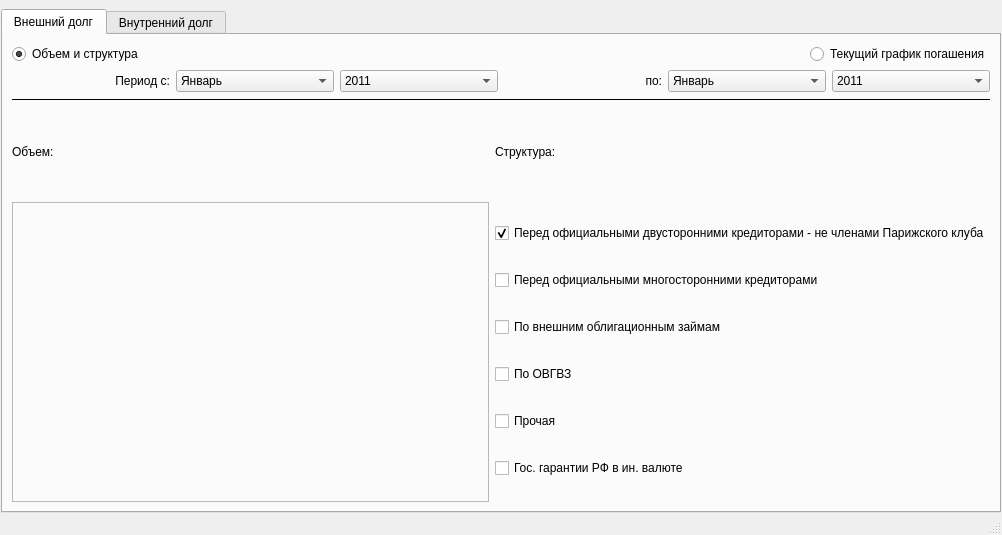
<?xml version="1.0" encoding="UTF-8"?>
<ui version="4.0">
 <class>MainWindow</class>
 <widget class="QMainWindow" name="MainWindow">
  <property name="geometry">
   <rect>
    <x>0</x>
    <y>0</y>
    <width>1002</width>
    <height>535</height>
   </rect>
  </property>
  <property name="windowTitle">
   <string>Визуализация аналитика государственного долга</string>
  </property>
  <widget class="QWidget" name="centralwidget">
   <layout class="QVBoxLayout" name="verticalLayout">
    <property name="leftMargin">
     <number>1</number>
    </property>
    <property name="rightMargin">
     <number>1</number>
    </property>
    <property name="bottomMargin">
     <number>0</number>
    </property>
    <item>
     <widget class="QTabWidget" name="tabWidget">
      <property name="currentIndex">
       <number>0</number>
      </property>
      <widget class="QWidget" name="">
       <property name="enabled">
        <bool>true</bool>
       </property>
       <attribute name="title">
        <string>Внешний долг</string>
       </attribute>
       <layout class="QVBoxLayout" name="verticalLayout_4">
        <item>
         <layout class="QVBoxLayout" name="verticalLayout_3">
          <item>
           <layout class="QHBoxLayout" name="horizontalLayout">
            <item>
             <widget class="QRadioButton" name="radioButton">
              <property name="text">
               <string>Объем и структура</string>
              </property>
              <property name="checked">
               <bool>true</bool>
              </property>
             </widget>
            </item>
            <item alignment="Qt::AlignRight">
             <widget class="QRadioButton" name="radioButton_2">
              <property name="text">
               <string>Текущий график погашения</string>
              </property>
             </widget>
            </item>
           </layout>
          </item>
          <item>
           <layout class="QHBoxLayout" name="horizontalLayout_2">
            <item>
             <widget class="QLabel" name="label">
              <property name="text">
               <string>Период с:</string>
              </property>
              <property name="alignment">
               <set>Qt::AlignRight|Qt::AlignTrailing|Qt::AlignVCenter</set>
              </property>
             </widget>
            </item>
            <item>
             <widget class="QComboBox" name="comboBox">
              <property name="currentText">
               <string>Январь</string>
              </property>
              <property name="maxVisibleItems">
               <number>12</number>
              </property>
              <property name="placeholderText">
               <string/>
              </property>
              <item>
               <property name="text">
                <string>Январь</string>
               </property>
              </item>
              <item>
               <property name="text">
                <string>Февраль</string>
               </property>
              </item>
              <item>
               <property name="text">
                <string>Март</string>
               </property>
              </item>
              <item>
               <property name="text">
                <string>Апрель</string>
               </property>
              </item>
              <item>
               <property name="text">
                <string>Май</string>
               </property>
              </item>
              <item>
               <property name="text">
                <string>Июнь</string>
               </property>
              </item>
              <item>
               <property name="text">
                <string>Июль</string>
               </property>
              </item>
              <item>
               <property name="text">
                <string>Август</string>
               </property>
              </item>
              <item>
               <property name="text">
                <string>Сентябрь</string>
               </property>
              </item>
              <item>
               <property name="text">
                <string>Октябрь</string>
               </property>
              </item>
              <item>
               <property name="text">
                <string>Ноябрь</string>
               </property>
              </item>
              <item>
               <property name="text">
                <string>Декабрь</string>
               </property>
              </item>
             </widget>
            </item>
            <item>
             <widget class="QComboBox" name="comboBox_2">
              <item>
               <property name="text">
                <string>2011</string>
               </property>
              </item>
              <item>
               <property name="text">
                <string>2012</string>
               </property>
              </item>
              <item>
               <property name="text">
                <string>2013</string>
               </property>
              </item>
              <item>
               <property name="text">
                <string>2014</string>
               </property>
              </item>
              <item>
               <property name="text">
                <string>2015</string>
               </property>
              </item>
              <item>
               <property name="text">
                <string>2016</string>
               </property>
              </item>
              <item>
               <property name="text">
                <string>2017</string>
               </property>
              </item>
              <item>
               <property name="text">
                <string>2018</string>
               </property>
              </item>
              <item>
               <property name="text">
                <string>2019</string>
               </property>
              </item>
              <item>
               <property name="text">
                <string>2020</string>
               </property>
              </item>
              <item>
               <property name="text">
                <string>2021</string>
               </property>
              </item>
             </widget>
            </item>
            <item>
             <widget class="QLabel" name="label_2">
              <property name="text">
               <string>по:</string>
              </property>
              <property name="alignment">
               <set>Qt::AlignRight|Qt::AlignTrailing|Qt::AlignVCenter</set>
              </property>
             </widget>
            </item>
            <item>
             <widget class="QComboBox" name="comboBox_3">
              <property name="currentText">
               <string>Январь</string>
              </property>
              <property name="maxVisibleItems">
               <number>12</number>
              </property>
              <property name="placeholderText">
               <string/>
              </property>
              <item>
               <property name="text">
                <string>Январь</string>
               </property>
              </item>
              <item>
               <property name="text">
                <string>Февраль</string>
               </property>
              </item>
              <item>
               <property name="text">
                <string>Март</string>
               </property>
              </item>
              <item>
               <property name="text">
                <string>Апрель</string>
               </property>
              </item>
              <item>
               <property name="text">
                <string>Май</string>
               </property>
              </item>
              <item>
               <property name="text">
                <string>Июнь</string>
               </property>
              </item>
              <item>
               <property name="text">
                <string>Июль</string>
               </property>
              </item>
              <item>
               <property name="text">
                <string>Август</string>
               </property>
              </item>
              <item>
               <property name="text">
                <string>Сентябрь</string>
               </property>
              </item>
              <item>
               <property name="text">
                <string>Октябрь</string>
               </property>
              </item>
              <item>
               <property name="text">
                <string>Ноябрь</string>
               </property>
              </item>
              <item>
               <property name="text">
                <string>Декабрь</string>
               </property>
              </item>
             </widget>
            </item>
            <item>
             <widget class="QComboBox" name="comboBox_4">
              <item>
               <property name="text">
                <string>2011</string>
               </property>
              </item>
              <item>
               <property name="text">
                <string>2012</string>
               </property>
              </item>
              <item>
               <property name="text">
                <string>2013</string>
               </property>
              </item>
              <item>
               <property name="text">
                <string>2014</string>
               </property>
              </item>
              <item>
               <property name="text">
                <string>2015</string>
               </property>
              </item>
              <item>
               <property name="text">
                <string>2016</string>
               </property>
              </item>
              <item>
               <property name="text">
                <string>2017</string>
               </property>
              </item>
              <item>
               <property name="text">
                <string>2018</string>
               </property>
              </item>
              <item>
               <property name="text">
                <string>2019</string>
               </property>
              </item>
              <item>
               <property name="text">
                <string>2020</string>
               </property>
              </item>
              <item>
               <property name="text">
                <string>2021</string>
               </property>
              </item>
             </widget>
            </item>
           </layout>
          </item>
         </layout>
        </item>
        <item>
         <widget class="Line" name="line">
          <property name="font">
           <font>
            <weight>50</weight>
            <bold>false</bold>
           </font>
          </property>
          <property name="frameShadow">
           <enum>QFrame::Plain</enum>
          </property>
          <property name="lineWidth">
           <number>1</number>
          </property>
          <property name="orientation">
           <enum>Qt::Horizontal</enum>
          </property>
         </widget>
        </item>
        <item>
         <layout class="QGridLayout" name="gridLayout" columnstretch="0,0">
          <item row="0" column="1">
           <widget class="QLabel" name="label_4">
            <property name="text">
             <string>Структура:</string>
            </property>
           </widget>
          </item>
          <item row="1" column="0">
           <widget class="QFrame" name="frame">
            <property name="minimumSize">
             <size>
              <width>300</width>
              <height>300</height>
             </size>
            </property>
            <property name="frameShape">
             <enum>QFrame::StyledPanel</enum>
            </property>
            <property name="frameShadow">
             <enum>QFrame::Raised</enum>
            </property>
           </widget>
          </item>
          <item row="1" column="1">
           <layout class="QVBoxLayout" name="verticalLayout_2">
            <item>
             <widget class="QCheckBox" name="checkBox">
              <property name="whatsThis">
               <string/>
              </property>
              <property name="text">
               <string>Перед официальными двусторонними кредиторами - не членами Парижского клуба</string>
              </property>
              <property name="checked">
               <bool>true</bool>
              </property>
              <property name="autoExclusive">
               <bool>false</bool>
              </property>
             </widget>
            </item>
            <item>
             <widget class="QCheckBox" name="checkBox_2">
              <property name="text">
               <string>Перед официальными многосторонними кредиторами</string>
              </property>
             </widget>
            </item>
            <item>
             <widget class="QCheckBox" name="checkBox_3">
              <property name="text">
               <string>По внешним облигационным займам</string>
              </property>
             </widget>
            </item>
            <item>
             <widget class="QCheckBox" name="checkBox_4">
              <property name="text">
               <string>По ОВГВЗ</string>
              </property>
             </widget>
            </item>
            <item>
             <widget class="QCheckBox" name="checkBox_5">
              <property name="text">
               <string>Прочая</string>
              </property>
             </widget>
            </item>
            <item>
             <widget class="QCheckBox" name="checkBox_6">
              <property name="text">
               <string>Гос. гарантии РФ в ин. валюте</string>
              </property>
             </widget>
            </item>
           </layout>
          </item>
          <item row="0" column="0">
           <widget class="QLabel" name="label_3">
            <property name="text">
             <string>Объем:</string>
            </property>
           </widget>
          </item>
         </layout>
        </item>
       </layout>
      </widget>
      <widget class="QWidget" name="tab_3">
       <attribute name="title">
        <string>Внутренний долг</string>
       </attribute>
      </widget>
     </widget>
    </item>
   </layout>
  </widget>
  <widget class="QMenuBar" name="menubar">
   <property name="geometry">
    <rect>
     <x>0</x>
     <y>0</y>
     <width>1002</width>
     <height>31</height>
    </rect>
   </property>
  </widget>
  <widget class="QStatusBar" name="statusbar"/>
  <action name="action">
   <property name="text">
    <string>Открыть файл...</string>
   </property>
  </action>
 </widget>
 <resources/>
 <connections/>
</ui>
